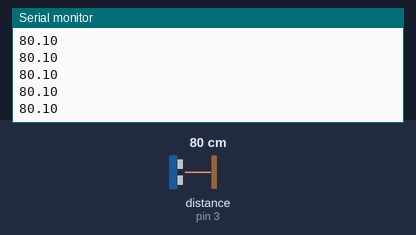
A program run on a simulated Arduino Nano, built with avr-gcc and run on an emulated ATmega328P. On the bench: the last lines printed to the serial monitor. Wiring (inferred from the names in the program): ultrasonic range finder: trigger pin 2; echo pin 3. The test bench sets the inputs (shaded band); at power-on: distance to the obstacle (sensor on pin 3) 80 cm. The echo pulse lasts 58.3 µs per cm.

Above: at 2.2 s.
2.3 s: distance to the obstacle (sensor on pin 3) set to 2 cm
At 2.9 s:
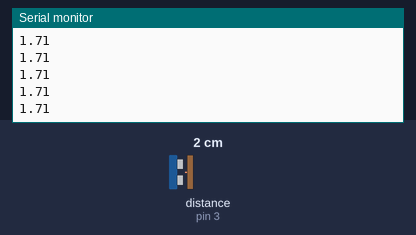
3.8 s: distance to the obstacle (sensor on pin 3) set to 4 cm
At 4.9 s:
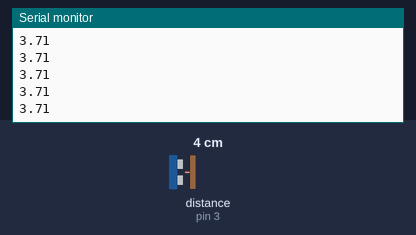
Timing chart, 0 to 6.8 s (numbered marks = the images above; inputs shaded):
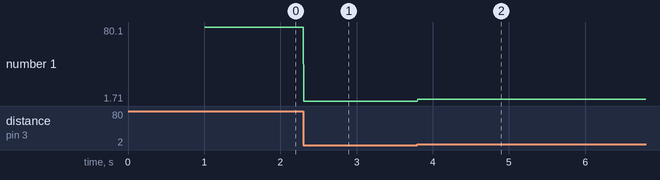

Measured:
- after the input at 2.3 s, the serial monitor: prints a new line at once (image 1)
- after the input at 3.8 s, the serial monitor: prints a new line at once (image 2)
- plotted number 1: 80.1 → 1.71 after the input at 2.3 s, 1.71 → 3.71 after the input at 3.8 s

The program:

main.cpp
```cpp
#include <Arduino.h>

const byte TRIG = 2;
const byte ECHO = 3;

void trigger();
long get_period();
float get_distance();

void setup() {
  // put your setup code here, to run once:
  pinMode(TRIG, OUTPUT);
  pinMode(ECHO, INPUT);
  Serial.begin(9600);
  delay(1000);
}

void loop() {
  // put your main code here, to run repeatedly:
  trigger();
  Serial.println(get_distance());
  delay(10);
}

float get_distance()
{
  return float(get_period())/58;
}

long get_period()
{
  trigger();
  digitalWrite(ECHO, HIGH);
  int period = pulseIn(ECHO, HIGH);
  if(period <= 38000) { return period; }
  else { return 0; }
}

void trigger()
{
  digitalWrite(TRIG, LOW);
  delayMicroseconds(2);
  digitalWrite(TRIG, HIGH);
  delayMicroseconds(10);
  digitalWrite(TRIG, LOW);
}
```
